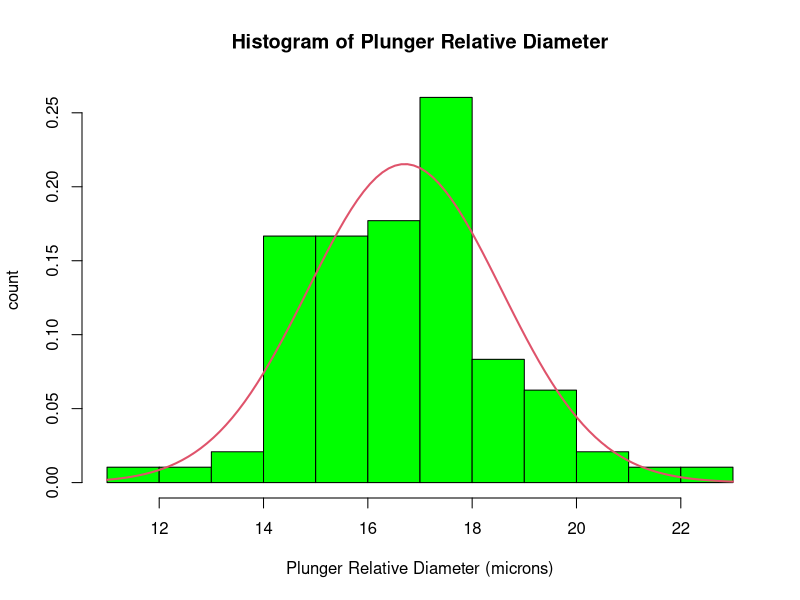
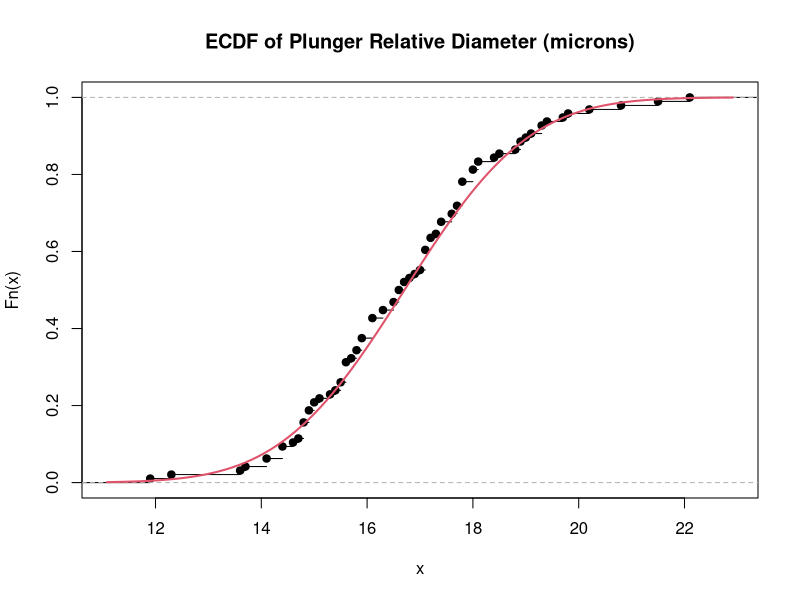
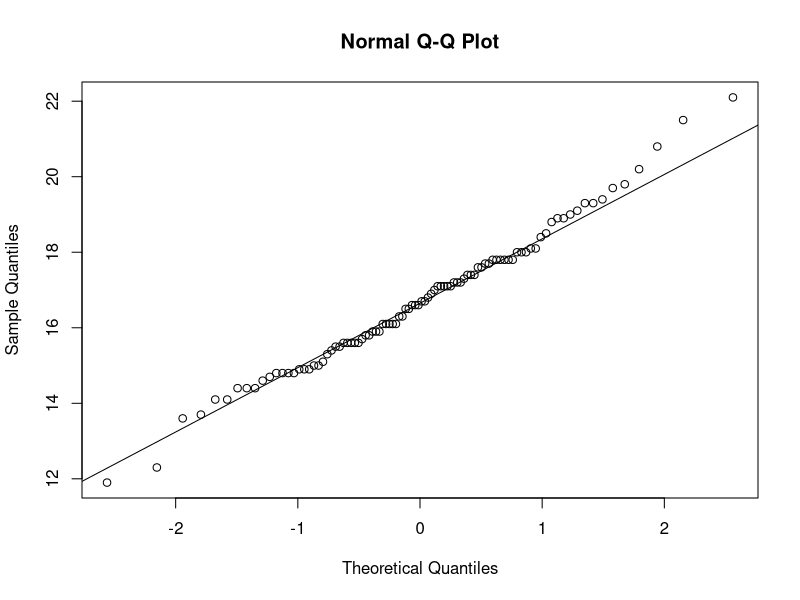

Here is the R script that generated these plots, in order:
## ---- chunk 1
Data = read.delim("Prob1InjectorPumps.txt", header = FALSE)
## ---- chunk 2
Raw = read.table("Prob1InjectorPumps.txt", header = F)
y = Raw[order(Raw$V1),]
hist(y, prob = T, xlab = "Plunger Relative Diameter (microns)", ylab = "count", col = "green", main = "Histogram of Plunger Relative Diameter")
m <-mean(y);std <-sqrt(var(y))
curve(dnorm(x, mean=m, sd=std), col= 2, lwd=2, add=TRUE)

## ---- chunk 3
plot(ecdf(y), main = "ECDF of Plunger Relative Diameter (microns)")
curve(pnorm(x, m, std), col= 2, lwd=2, add=TRUE)
## ---- chunk 4
qqnorm(y)
qqline(y, col = "black")
